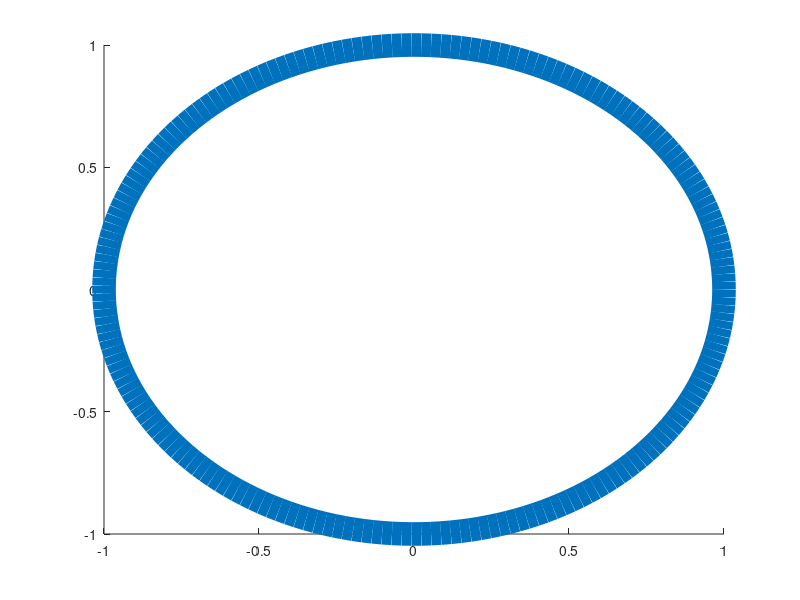

MATLAB code for this plot: (Note: this script raises an error after producing the figure.)
%%ArcDraw.m
%
% This function generates a series of vectorized graphics images of an arc
% overlaid onto a gray circle
%%%%%%%%%%%%%%%%%%%%%%%%%%%%%%%%%%%%%%%%%%%%%%%%%%%%%%%%%%%%%%%%%%%%%%%%%%%%%%%%%%%%%%%%%%%%%%%%%%%%%%%%%%%

clc
clear all
close all
figsize=500;
min_arc=0; %Smallest arc angle
max_arc=1; %Largest arc angle
d_arc=1; %step size
ARC=min_arc:d_arc:max_arc;
for ct1=1:length(ARC)
%% Options
%Define the green arc
arc=ARC(ct1);
theta_max=ARC(ct1); %Angle of the arc
thickness=20; %thickness of green arc
%theta_arc=linspace(0,theta_max,200); %Angles of arc
arc_angles=linspace(-arc/2,arc/2,200);

%Define the gray circle
theta_circ=linspace(0,2*pi,200);%angles in circle
thickness_circ=17;% thickness of the circle
circ_coords=[cos(theta_circ);sin(theta_circ)];
circ_color=0.4; %"Grayness" of the circle (0 is black, 1 is white)

%Angular spacing of arc over images
dtheta=5*pi/180; %degrees converted to radians
ROT= pi/2-ct1*pi/180;%Vector of angles to rotate arc through
filedir=strcat(cd,'/Arcs/');%Directory string
for ct=1:length(ROT)
    theta=arc_angles*pi/180+pi/2;
    x=[cos(theta);
        sin(theta)];   
    fig=figure;
    hold on   
    circle=plot(circ_coords(1,:),circ_coords(2,:),'LineWidth',thickness_circ);
    circle.Color=[circ_color,circ_color,circ_color];
    plot(x(1,:),x(2,:),'g','LineWidth', thickness)
    axis equal
    axis([-1.2,1.2,-1.2,1.2])   
    %Turn figure and axes backgrounds transparent
    ax=gca;
    fig.Units='pixels';
    ax.Units='pixels';
    fig.Position(3:4)=[figsize,figsize];
    ax.Position=[0,0,figsize,figsize];
    ax.Visible='off';
    ax.Color='none';
    fig.Color='none';
%         saveas(fig,strcat(filedir,sprintf('Arc%i',thetaMax(ct))),'epsc')%EPS Format
saveas(fig,strcat(filedir,sprintf('Arc%i',ARC(ct1))),'png')%SVG Format
close all
end
end